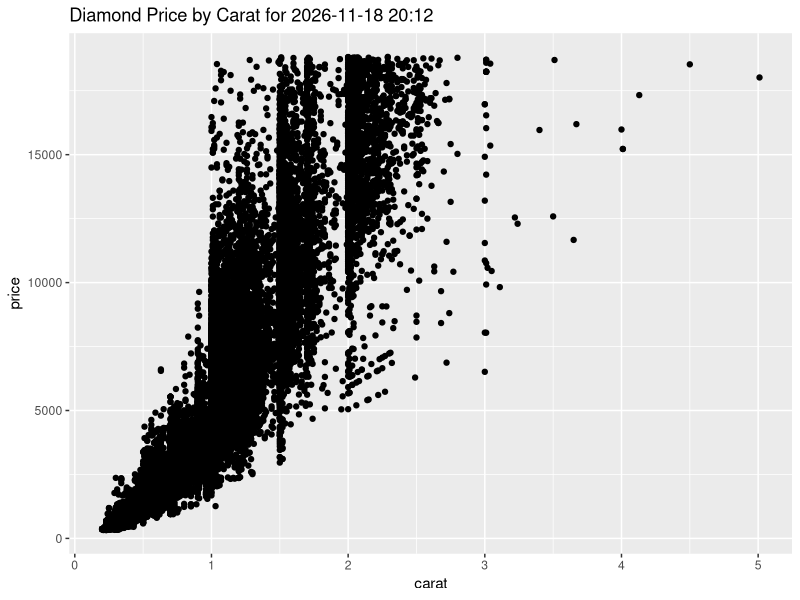

R code for this plot:
## ---- chunk 1
library(ggplot2)
library(dplyr)
library(glue)
## ---- chunk 2
plot <- diamonds |> 
    ggplot(aes(x = carat, y = price)) +
    geom_point() +
    labs(title = glue("Diamond Price by Carat for {Sys.Date()} {format(Sys.time(), \"%H:%M\")}"))

plot
